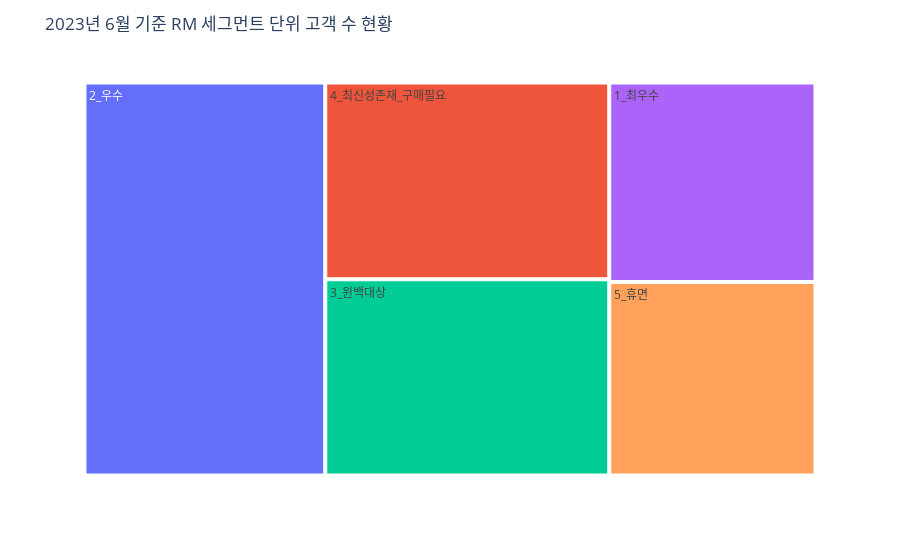

Here is the notebook cell this chart was saved with:
### Code cell
# 트리맵 차트 시각화 (2023년 6월)
fig = px.treemap(rm_index_before,
                 path = ['category'],
                 values = 'customer_count',
                 color_continuous_scale = 'viridis',
                 custom_data=['customer_count'])


for trace in fig.data:
    trace.hovertemplate = '%{label}<br>고객 수: %{customdata[0]}'  # 'customer_count'를 '고객 수'로 변경

fig.update_layout(title_text='2023년 6월 기준 RM 세그먼트 단위 고객 수 현황')
fig.show() #윈백대상 768

### Figure 1 — Plotly figure (JSON) as saved in the notebook; plotly's stock layout.template omitted (floating-point values rounded to 4 significant figures)
{"data": [{"branchvalues": "total", "customdata": [[567], [1304], [768], [770], [550]], "domain": {"x": [0, 1], "y": [0, 1]}, "hovertemplate": "%{label}<br>고객 수: %{customdata[0]}", "ids": ["1_최우수", "2_우수", "3_윈백대상", "4_최신성존재_구매필요", "5_휴면"], "labels": ["1_최우수", "2_우수", "3_윈백대상", "4_최신성존재_구매필요", "5_휴면"], "name": "", "parents": ["", "", "", "", ""], "type": "treemap", "values": [567, 1304, 768, 770, 550]}], "layout": {"legend": {"tracegroupgap": 0}, "margin": {"t": 60}, "title": {"text": "2023년 6월 기준 RM 세그먼트 단위 고객 수 현황"}}}
